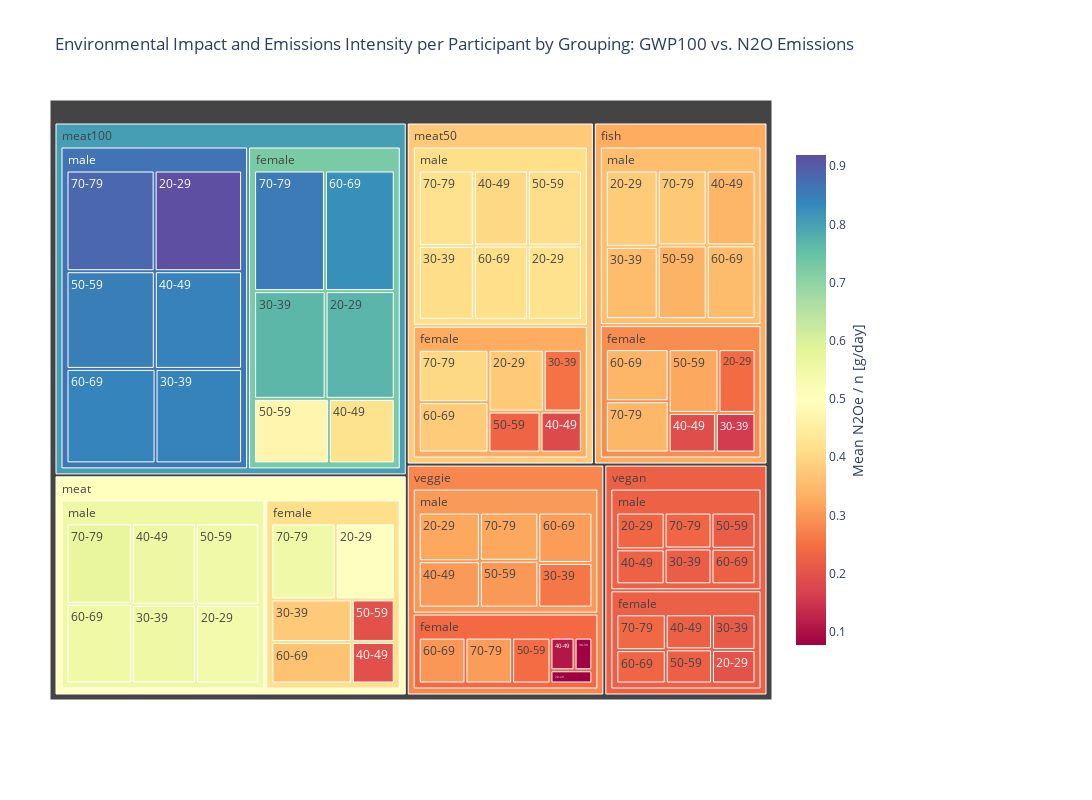

The code cell stored with this chart in its notebook:
### Code cell
fig = px.treemap(data_frame=df, 
                 path=['diet_group', 'sex', 'age_group'], 
                 values='(total)_mean_gwp100_co2e_per_n', 
                 color='n2o_per_n', 
                 color_continuous_scale='spectral', 
                 title='Environmental Impact and Emissions Intensity per Participant by Grouping: GWP100 vs. N2O Emissions',
                 height=800,
                 width=1200)

fig.update_coloraxes(colorbar_title='Mean N2Oe / n [g/day]', 
                     colorbar=dict(len=0.85, title=dict(side='right'), y=0.5))

fig.update_layout(margin=dict(t=100, r=320, b=100, l=50))
fig.show()

### Figure 1 — Plotly figure (JSON) as saved in the notebook; plotly's stock layout.template omitted (floating-point values rounded to 4 significant figures)
{"data": [{"branchvalues": "total", "customdata": [[0.2427], [0.5], [0.7692], [0.3769], [0.1998], [0.07733], [0.3789], [0.5397], [0.9191], [0.4189], [0.2337], [0.3233], [0.1591], [0.376], [0.7661], [0.2528], [0.2135], [0.08069], [0.3547], [0.5536], [0.8424], [0.4103], [0.2175], [0.2591], [0.1897], [0.1945], [0.421], [0.1827], [0.2242], [0.1085], [0.3433], [0.556], [0.8442], [0.4023], [0.2269], [0.3041], [0.3236], [0.1978], [0.4718], [0.2301], [0.2225], [0.2442], [0.3385], [0.5474], [0.85], [0.4114], [0.2197], [0.3012], [0.3414], [0.3633], [0.825], [0.3794], [0.2318], [0.2997], [0.3525], [0.5526], [0.8416], [0.412], [0.2232], [0.308], [0.3455], [0.5495], [0.8535], [0.4015], [0.237], [0.3066], [0.3746], [0.5718], [0.8828], [0.4199], [0.2308], [0.3231], [0.2867], [0.4121], [0.7268], [0.3271], [0.2222], [0.239], [0.3574], [0.5536], [0.8639], [0.4125], [0.2254], [0.3044], [0.3272], [0.4973], [0.8024], [0.3761], [0.2238], [0.2797]], "domain": {"x": [0, 1], "y": [0, 1]}, "hovertemplate": "labels=%{label}<br>(total)_mean_gwp100_co2e_per_n=%{value}<br>parent=%{parent}<br>id=%{id}<br>n2o_per_n=%{color}<extra></extra>", "ids": ["fish/female/20-29", "meat/female/20-29", "meat100/female/20-29", "meat50/female/20-29", "vegan/female/20-29", "veggie/female/20-29", "fish/male/20-29", "meat/male/20-29", "meat100/male/20-29", "meat50/male/20-29", "vegan/male/20-29", "veggie/male/20-29", "fish/female/30-39", "meat/female/30-39", "meat100/female/30-39", "meat50/female/30-39", "vegan/female/30-39", "veggie/female/30-39", "fish/male/30-39", "meat/male/30-39", "meat100/male/30-39", "meat50/male/30-39", "vegan/male/30-39", "veggie/male/30-39", "fish/female/40-49", "meat/female/40-49", "meat100/female/40-49", "meat50/female/40-49", "vegan/female/40-49", "veggie/female/40-49", "fish/male/40-49", "meat/male/40-49", "meat100/male/40-49", "meat50/male/40-49", "vegan/male/40-49", "veggie/male/40-49", "fish/female/50-59", "meat/female/50-59", "meat100/female/50-59", "meat50/female/50-59", "vegan/female/50-59", "veggie/female/50-59", "fish/male/50-59", "meat/male/50-59", "meat100/male/50-59", "meat50/male/50-59", "vegan/male/50-59", "veggie/male/50-59", "fish/female/60-69", "meat/female/60-69", "meat100/female/60-69", "meat50/female/60-69", "vegan/female/60-69", "veggie/female/60-69", "fish/male/60-69", "meat/male/60-69", "meat100/male/60-69", "meat50/male/60-69", "vegan/male/60-69", "veggie/male/60-69", "fish/female/70-79", "meat/female/70-79", "meat100/female/70-79", "meat50/female/70-79", "vegan/female/70-79", "veggie/female/70-79", "fish/male/70-79", "meat/male/70-79", "meat100/male/70-79", "meat50/male/70-79", "vegan/male/70-79", "veggie/male/70-79", "fish/female", "meat/female", "meat100/female", "meat50/female", "vegan/female", "veggie/female", "fish/male", "meat/male", "meat100/male", "meat50/male", "vegan/male", "veggie/male", "fish", "meat", "meat100", "meat50", "vegan", "veggie"], "labels": ["20-29", "20-29", "20-29", "20-29", "20-29", "20-29", "20-29", "20-29", "20-29", "20-29", "20-29", "20-29", "30-39", "30-39", "30-39", "30-39", "30-39", "30-39", "30-39", "30-39", "30-39", "30-39", "30-39", "30-39", "40-49", "40-49", "40-49", "40-49", "40-49", "40-49", "40-49", "40-49", "40-49", "40-49", "40-49", "40-49", "50-59", "50-59", "50-59", "50-59", "50-59", "50-59", "50-59", "50-59", "50-59", "50-59", "50-59", "50-59", "60-69", "60-69", "60-69", "60-69", "60-69", "60-69", "60-69", "60-69", "60-69", "60-69", "60-69", "60-69", "70-79", "70-79", "70-79", "70-79", "70-79", "70-79", "70-79", "70-79", "70-79", "70-79", "70-79", "70-79", "female", "female", "female", "female", "female", "female", "male", "male", "male", "male", "male", "male", "fish", "meat", "meat100", "meat50", "vegan", "veggie"], "level": "55b993", "marker": {"coloraxis": "coloraxis", "colors": [0.2427, 0.5, 0.7692, 0.3769, 0.1998, 0.07733, 0.3789, 0.5397, 0.9191, 0.4189, 0.2337, 0.3233, 0.1591, 0.376, 0.7661, 0.2528, 0.2135, 0.08069, 0.3547, 0.5536, 0.8424, 0.4103, 0.2175, 0.2591, 0.1897, 0.1945, 0.421, 0.1827, 0.2242, 0.1085, 0.3433, 0.556, 0.8442, 0.4023, 0.2269, 0.3041, 0.3236, 0.1978, 0.4718, 0.2301, 0.2225, 0.2442, 0.3385, 0.5474, 0.85, 0.4114, 0.2197, 0.3012, 0.3414, 0.3633, 0.825, 0.3794, 0.2318, 0.2997, 0.3525, 0.5526, 0.8416, 0.412, 0.2232, 0.308, 0.3455, 0.5495, 0.8535, 0.4015, 0.237, 0.3066, 0.3746, 0.5718, 0.8828, 0.4199, 0.2308, 0.3231, 0.2867, 0.4121, 0.7268, 0.3271, 0.2222, 0.239, 0.3574, 0.5536, 0.8639, 0.4125, 0.2254, 0.3044, 0.3272, 0.4973, 0.8024, 0.3761, 0.2238, 0.2797]}, "name": "", "parents": ["fish/female", "meat/female", "meat100/female", "meat50/female", "vegan/female", "veggie/female", "fish/male", "meat/male", "meat100/male", "meat50/male", "vegan/male", "veggie/male", "fish/female", "meat/female", "meat100/female", "meat50/female", "vegan/female", "veggie/female", "fish/male", "meat/male", "meat100/male", "meat50/male", "vegan/male", "veggie/male", "fish/female", "meat/female", "meat100/female", "meat50/female", "vegan/female", "veggie/female", "fish/male", "meat/male", "meat100/male", "meat50/male", "vegan/male", "veggie/male", "fish/female", "meat/female", "meat100/female", "meat50/female", "vegan/female", "veggie/female", "fish/male", "meat/male", "meat100/male", "meat50/male", "vegan/male", "veggie/male", "fish/female", "meat/female", "meat100/female", "meat50/female", "vegan/female", "veggie/female", "fish/male", "meat/male", "meat100/male", "meat50/male", "vegan/male", "veggie/male", "fish/female", "meat/female", "meat100/female", "meat50/female", "vegan/female", "veggie/female", "fish/male", "meat/male", "meat100/male", "meat50/male", "vegan/male", "veggie/male", "fish", "meat", "meat100", "meat50", "vegan", "veggie", "fish", "meat", "meat100", "meat50", "vegan", "veggie", "", "", "", "", "", ""], "type": "treemap", "values": [2896.0, 5244.0, 7539.0, 4146.0, 2108.0, 896.2, 4524.0, 5626.0, 8765.0, 4519.0, 2537.0, 3825.0, 1924.0, 4001.0, 7797.0, 2855.0, 2239.0, 938.0, 4281.0, 5717.0, 8139.0, 4586.0, 2394.0, 3102.0, 2295.0, 2082.0, 4300.0, 2057.0, 2337.0, 1272.0, 4169.0, 5875.0, 8490.0, 4583.0, 2411.0, 3645.0, 3895.0, 2129.0, 4880.0, 2591.0, 2278.0, 2845.0, 4134.0, 5846.0, 8593.0, 4568.0, 2273.0, 3519.0, 4016.0, 3894.0, 8516.0, 4268.0, 2380.0, 3464.0, 4104.0, 5887.0, 8377.0, 4526.0, 2231.0, 3502.0, 3956.0, 5706.0, 8643.0, 4433.0, 2560.0, 3462.0, 4190.0, 5932.0, 8841.0, 4689.0, 2405.0, 3625.0, 18980.0, 23060.0, 41680.0, 20350.0, 13900.0, 12880.0, 25400.0, 34880.0, 51200.0, 27470.0, 14250.0, 21220.0, 44380.0, 57940.0, 92880.0, 47820.0, 28150.0, 34090.0]}], "layout": {"coloraxis": {"colorbar": {"len": 0.85, "title": {"side": "right", "text": "Mean N2Oe / n [g/day]"}, "x": 1.02, "y": 0.5}, "colorscale": [[0, "rgb(158,1,66)"], [0.1, "rgb(213,62,79)"], [0.2, "rgb(244,109,67)"], [0.3, "rgb(253,174,97)"], [0.4, "rgb(254,224,139)"], [0.5, "rgb(255,255,191)"], [0.6, "rgb(230,245,152)"], [0.7, "rgb(171,221,164)"], [0.8, "rgb(102,194,165)"], [0.9, "rgb(50,136,189)"], [1, "rgb(94,79,162)"]]}, "height": 800, "legend": {"tracegroupgap": 0}, "margin": {"b": 100, "l": 50, "r": 320, "t": 100}, "title": {"text": "Environmental Impact and Emissions Intensity per Participant by Grouping: GWP100 vs. N2O Emissions"}, "width": 1200}}
